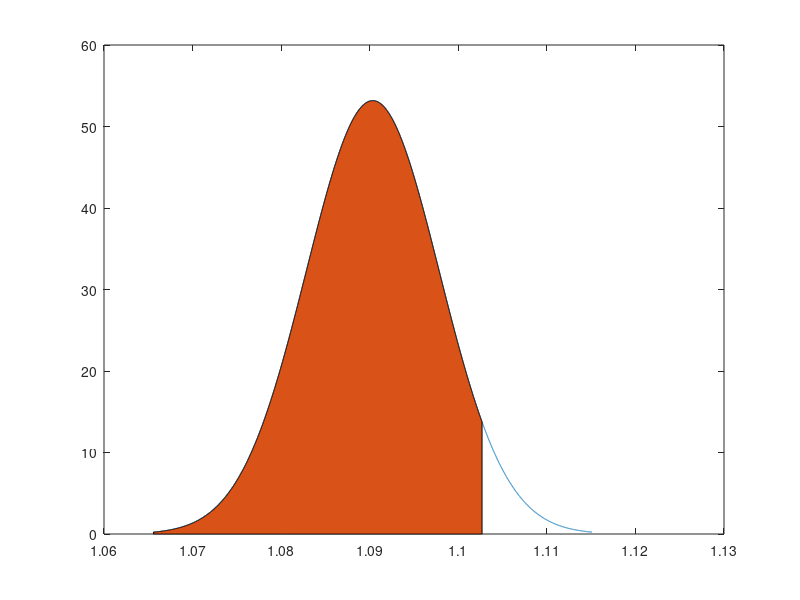

Write MATLAB code to recreate this figure. (Note: this script raises an error after producing the figure.)
clear;
ts = [1.095859387,
1.0862143,
1.084157151,
1.08244636,
1.084021435,
1.08290075,
1.084921121,
1.083504556,
1.083364994,
1.085494649,
1.084908515,
1.084666158,
1.083319313,
1.083540848,
1.085122877,
1.085760937,
1.087581838,
1.086063789,
1.085174897,
1.084170501,
1.08358622,
1.08454451,
1.085575353,
1.08533426,
1.084728777,
1.086493765,
1.08552989,
1.087572544,
1.087133998,
1.08521235,
1.087088317,
1.086968466,
1.086759,
1.083571707,
1.084650455,
1.084502809,
1.088514361,
1.087351681,
1.087751301,
1.089705949,
1.088086232,
1.087280458,
1.089421528,
1.087560079,
1.087327627,
1.087155382,
1.087862774,
1.088753591,
1.08712268,
1.089558959,
1.089724883,
1.088030624,
1.088312464,
1.088938616,
1.089080059,
1.08942431,
1.089305923,
1.091941004,
1.09109792,
1.091799974,
1.09148977,
1.092222746,
1.089646372,
1.092068553,
1.0927287,
1.09128607,
1.092633927,
1.090994822,
1.092406868,
1.091762064,
1.093336966,
1.091591539,
1.093314514,
1.093299344,
1.091394016,
1.089927428,
1.097742508,
1.095368714,
1.091149879,
1.091172868,
1.093432036,
1.094988447,
1.094274572,
1.093246881,
1.095091151,
1.094321869,
1.093553078,
1.095280557,
1.096402674,
1.09658349,
1.093654105,
1.093417771,
1.09489911,
1.092616926,
1.094243678,
1.096759926,
1.096033288,
1.097030088,
1.097657426,
1.094111689,
1.094794544,
1.096528378,
1.097055926,
1.098187818,
1.096854397,
1.096319658,
1.099032853,
1.095807599,
1.096754173,
1.096564909,
1.098420572,
1.098878844,
1.10013245,
1.097778701,
1.0984046,
1.097405869,
1.097431453,
1.093344207,
1.094247352,
1.096193943,
1.09825036,
1.095110595,
1.097245414,
1.098121305,
1.098604849,
1.097333684,
1.098439633,
1.097154926,
1.097627434,
1.09939803,
1.097689142,
1.098559052,
1.097005116,
1.100616352,
1.098957389,
1.102313565,
1.09774218,
1.099405956,
1.098391004,
1.100093746,
1.099412859,
1.099476298,
1.1002502,
1.10291816,
1.102512834,
1.102114586,
1.101585572,
1.101699064,
1.099822787,
1.101462402,
1.101832642,
1.101017463,
1.100255066,
1.100556415,
1.099672373,
1.103485672,
1.102673004,
1.098051458,
1.101704838,
1.101838168,
1.103192518,
1.101825515,
1.100980026,
1.101818063,
1.101515673,
1.103302636,
1.10303784,
1.103079688,
1.103820299,
1.10420581,
1.104266776,
1.105692682,
1.105838063,
1.103011423,
1.104931686,
1.105245331,
1.106163087,
1.102936072,
1.105092549,
1.105492666,
1.105780203,
1.105677548,
1.103127087,
1.102528201,
1.106458379,
1.108267345,
1.107696367,
1.106430634,
1.108337827,
1.10828623,
1.106822878,
1.106680165,
1.103056866,
1.103606447,
1.105639811,
1.10504116,
1.079914691,
1.078882763,
1.082674026,
1.080455694,
1.081076255,
1.082189691,
1.080231873,
1.079140238,
1.07879656,
1.080864086,
1.079669933,
1.080749282,
1.08190426,
1.080596112,
1.08196323,
1.078389442,
1.080577806,
1.079223942,
1.080736116,
1.080527484,
1.080127141,
1.081921315,
1.079644492,
1.082268078,
1.081818251,
1.080038077,
1.080000299,
1.081386003,
1.080234572,
1.081147054,
1.082821686,
1.081972809,
1.084103757,
1.081217989,
1.080169485,
1.082617728,
1.081016163,
1.08211694,
1.08283102,
1.081087949,
1.083546504,
1.083252247,
1.083276905,
1.081582967,
1.082522313,
1.080697333,
1.081952857,
1.080458462,
1.080328109,
1.081748601,
1.08116896,
1.08275878,
1.083577943,
1.082284471,
1.083058958,
1.080751293,
1.084361413,
1.083076694,
1.084178035,
1.08284132,
1.08531381,
1.0806742,
1.08418365,
1.081109639,
1.083583941,
1.080433489,
1.082888241,
1.08422078,
1.085846797,
1.085297217,
1.085670497,
1.081423155,
1.084021692,
1.085430563,
1.084926403,
1.084288437,
1.085113712,
1.084368675,
1.08458358,
1.081335752,
1.085319786,
1.085444025,
1.084466479,
1.083299199,
1.084183037,
1.083997836,
1.085299237,
1.083942326,
1.084719505,
1.085179694,
1.084735193,
1.085277656,
1.086637819,
1.084907355,
1.086194474,
1.085816495,
1.084835405,
1.084480902,
1.086454024,
1.085312701,
1.088218039,
1.081797815,
1.087937249,
1.086162151,
1.085790819,
1.087356542,
1.087267722,
1.086851111,
1.08636346,
1.085274008,
1.088115028,
1.085464361,
1.08718905,
1.086818131,
1.086146194,
1.089797627,
1.086148198,
1.086379409,
1.086651816,
1.087724958,
1.089204563,
1.089278176,
1.088329028,
1.089462009,
1.088773619,
1.086426217,
1.090248175,
1.086915763,
1.089368358,
1.088817895,
1.087456959,
1.087220663,
1.086528335,
1.088072609,
1.090779358,
1.085853771,
1.086533475,
1.088712045,
1.088796369,
1.09076488,
1.087703276,
1.087517367,
1.091246705,
1.088364816,
1.08960815,
1.089033846,
1.088855597,
1.089289104,
1.088589026,
1.089520186,
1.089039106,
1.087241552,
1.088360453,
1.089491071,
1.088940367,
1.09090917,
1.090767757,
1.089651938,
1.088801915,
1.089875969,
1.089401335,
1.090829213,
1.091569517,
1.09167075,
1.090660532,
1.08891295,
1.089132058,
1.088873055,
1.09101695,
1.092655046,
1.092956222,
1.092221788,
1.091708154,
1.092367756,
1.092545473,
1.09123956,
1.09373349,
1.093407559,
1.091971228,
1.093302731,
1.092347521,
1.091443187,
1.093687538,
1.089992385,
1.091407273,
1.092670868,
1.09421425,
1.093405345,
1.092267305,
1.092797342,
1.09246139,
1.09242189,
1.093499793,
1.093086565,
1.093212474,
1.093146718,
1.092421347,
1.092760537,
1.075049713,
1.075905215,
1.075648868,
1.074599548,
1.07529512,
1.073687199];

[mu,s] = normfit(ts);

conf = 3.3;
bottomXLim = mu-conf*s;
topXLim = mu+conf*s;
step = s*0.001;

x = [bottomXLim:step:topXLim];
norm = normpdf(x, mu, s);

zval = 1.6448;
confint = zval*s + mu;

specialx = [[bottomXLim:step:confint] confint];
specialnorm = normpdf(specialx, mu, s);

figure;
p = plot(x, norm);
colour = get(p,'Color');
hold on;
a = area(specialx, specialnorm);
a.FaceAlpha = 0.2;
a.FaceColor = colour;
plot([mu mu], [0 max(norm)], 'Color', 'k');
line([bottomXLim topXLim], [0 0], 'Color', 'k');
box off;
xlim([bottomXLim topXLim]);
xlabel('Authentication time / s');
yticks([]);
xticks([mu-3*s:s:mu+3*s]);
text(confint+0.0003, normpdf(confint, mu, s)+2, 'p = 0.95');
text(confint+0.0003, normpdf(confint, mu, s)+4, sprintf('z = %.3f', confint));
set(gca,'YColor','white','TickDir','out','XTickLabel',num2str(get(gca,'xtick')','%.3f'));